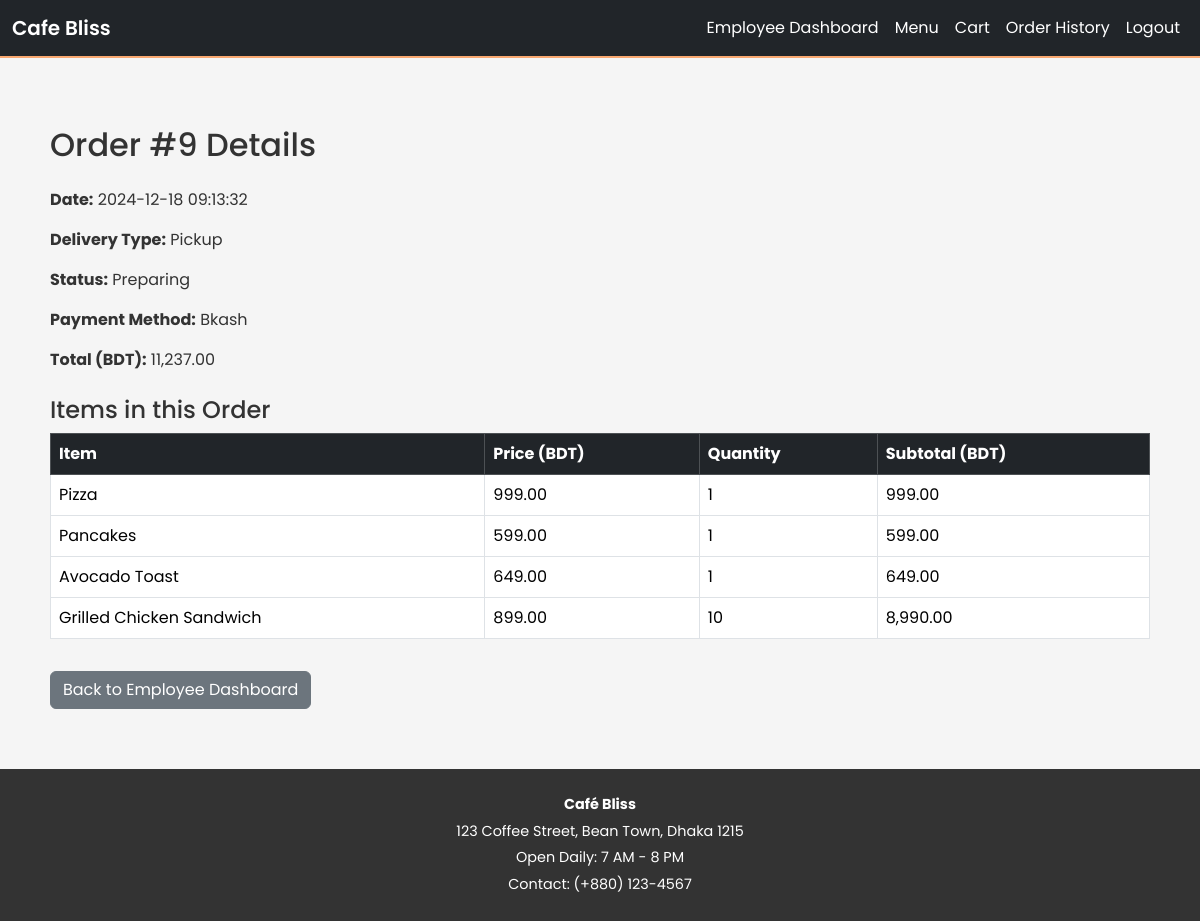
Screenshot of /order_details.php?order_id=9 (signed in) with the database file from the repository.
### tables this page shows
CREATE TABLE `orders` (
  `order_id` int(11) NOT NULL,
  `user_id` int(11) UNSIGNED NOT NULL,
  `order_date` timestamp NOT NULL DEFAULT current_timestamp(),
  `delivery_type` enum('Dine-in','Pickup','Delivery') NOT NULL,
  `order_status` varchar(50) NOT NULL DEFAULT '''Pending''',
  `payment_method` enum('Cash on Delivery','Bank Transfer','Bkash') NOT NULL,
  `total_amount` decimal(10,2) NOT NULL,
  `delivery_address` varchar(255) DEFAULT NULL,
  `delivery_person` varchar(100) DEFAULT NULL,
  `modified_by` int(11) DEFAULT NULL
);

CREATE TABLE `order_items` (
  `order_item_id` int(11) NOT NULL,
  `order_id` int(11) NOT NULL,
  `item_id` int(11) NOT NULL,
  `quantity` int(11) NOT NULL,
  `price` decimal(10,2) NOT NULL
);

CREATE TABLE `menu_items` (
  `item_id` int(11) NOT NULL,
  `category_id` int(11) NOT NULL,
  `item_name` varchar(100) NOT NULL,
  `description` text NOT NULL,
  `price` decimal(10,2) NOT NULL,
  `availability_status` tinyint(1) NOT NULL DEFAULT 1,
  `stock_quantity` int(11) NOT NULL DEFAULT 0,
  `created_at` timestamp NOT NULL DEFAULT current_timestamp(),
  `image_path` varchar(255) NOT NULL
);

### html/order_details.php (the view, shortened to what this page needs)
<?php
$order_id = (int)$_GET['order_id'];
require '../php/db_connect.php';
$stmt = $conn->prepare("SELECT order_id, user_id, order_date, delivery_type, order_status, payment_method, total_amount, delivery_address
FROM orders WHERE order_id = ?");
$stmt->bind_param("i", $order_id);
$stmt->execute();
$order_result = $stmt->get_result();
$order = $order_result->fetch_assoc();
$stmt = $conn->prepare("SELECT oi.item_id, oi.quantity, oi.price, m.item_name
FROM order_items oi
JOIN menu_items m ON oi.item_id = m.item_id
WHERE oi.order_id = ?");
$stmt->bind_param("i", $order_id);
$stmt->execute();
$items_result = $stmt->get_result();
$order_items = [];
while ($row = $items_result->fetch_assoc()) {
    $order_items[] = $row;
}
?>
<!DOCTYPE html>
<html lang="en">
<head>
    <link rel="stylesheet" href="../bootstrap-5.3.3-dist/css/bootstrap.min.css">
    <link rel="stylesheet" href="../css/global.css">
</head>
<body>
    <?php include 'navbar.php'; ?>
    <div class="container mt-5">
        <h2 class="mb-4">Order #<?php echo $order_id; ?> Details</h2>
        <p><strong>Date:</strong> <?php echo htmlspecialchars($order['order_date']); ?></p>
        <p><strong>Delivery Type:</strong> <?php echo htmlspecialchars($order['delivery_type']); ?></p>
        <p><strong>Status:</strong> <?php echo htmlspecialchars($order['order_status']); ?></p>
        <p><strong>Payment Method:</strong> <?php echo htmlspecialchars($order['payment_method']); ?></p>
        <p><strong>Total (BDT):</strong> <?php echo number_format($order['total_amount'], 2); ?></p>
        <h4 class="mt-4">Items in this Order</h4>
        <table class="table table-bordered">
            <thead class="table-dark">
                <tr>
                    <th>Item</th>
                    <th>Price (BDT)</th>
                    <th>Quantity</th>
                    <th>Subtotal (BDT)</th>
                </tr>
            </thead>
            <tbody>
                <?php foreach ($order_items as $i): ?>
                    <tr>
                        <td><?php echo htmlspecialchars($i['item_name']); ?></td>
                        <td><?php echo htmlspecialchars($i['price']); ?></td>
                        <td><?php echo $i['quantity']; ?></td>
                        <td><?php echo number_format($i['price'] * $i['quantity'], 2); ?></td>
                    </tr>
                <?php endforeach; ?>
            </tbody>
        </table>
        <a href="employee_dashboard.php" class="btn btn-secondary mt-3">Back to Employee Dashboard</a>
    </div>
    <div class="footer">
        <p><strong>Café Bliss</strong></p>
        <p>123 Coffee Street, Bean Town, Dhaka 1215</p>
        <p>Open Daily: 7 AM - 8 PM</p>
        <p>Contact: (+880) 123-4567</p>
    </div>
</body>
</html>

### css/global.css (style rules this page uses)
:root { --primary-color: #F9A870; --primary-hover: #f38b5d; --bg-color: #F5F5F5; --text-color: #333; --border-radius: 8px; --transition-speed: 0.3s; --box-shadow: 0 2px 8px rgba(0,0,0,0.1); }
body { font-family: 'Poppins', sans-serif; background-color: var(--bg-color); color: var(--text-color); margin: 0; padding: 0; }
.container { padding: 20px; }
h1, h2, h3, h4, h5 { color: var(--text-color); font-weight: 500; }
.footer { background-color: var(--text-color); color: #fff; padding: 20px; text-align: center; font-size: 0.9em; margin-top: 40px; }
.footer p { margin: 5px 0; }
.fade-in { opacity: 0; animation: fadeInAnim var(--transition-speed) forwards; }

### rows the page displays
orders: order_date "2024-12-18 09:13:32", delivery_type "Pickup", order_status "Preparing", payment_method "Bkash", total_amount "11,237.00"
order_items: item.item_name "Pizza", price "999.00", quantity "1", $i['price']*$i['quantity'] "999.00"
order_items: item.item_name "Pancakes", price "599.00", quantity "1", $i['price']*$i['quantity'] "599.00"
order_items: item.item_name "Avocado Toast", price "649.00", quantity "1", $i['price']*$i['quantity'] "649.00"
order_items: item.item_name "Grilled Chicken Sandwich", price "899.00", quantity "10", $i['price'] * $i['quantity'] "8,990.00"

### other values shown
$order_id "9"
